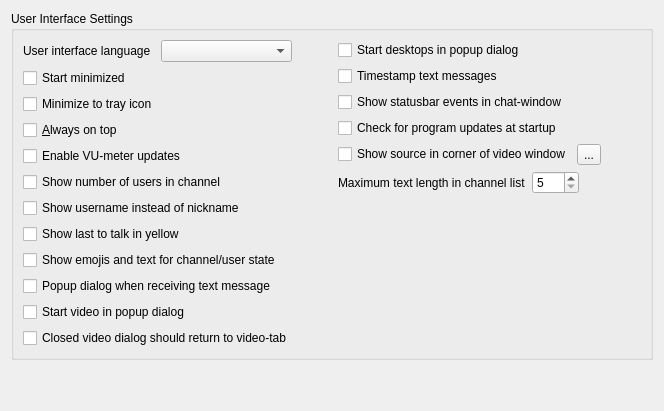
     <widget class="QWidget" name="displayTab">
      <attribute name="title">
       <string>Display</string>
      </attribute>
      <layout class="QVBoxLayout" name="verticalLayout_9">
       <item>
        <widget class="QGroupBox" name="groupBox_3">
         <property name="title">
          <string>User Interface Settings</string>
         </property>
         <layout class="QHBoxLayout" name="horizontalLayout_18">
          <item>
           <layout class="QVBoxLayout" name="verticalLayout">
            <item>
             <layout class="QHBoxLayout" name="horizontalLayout_17">
              <item>
               <widget class="QLabel" name="label_5">
                <property name="text">
                 <string>User interface language</string>
                </property>
                <property name="buddy">
                 <cstring>languageBox</cstring>
                </property>
               </widget>
              </item>
              <item>
               <widget class="QComboBox" name="languageBox"/>
              </item>
             </layout>
            </item>
            <item>
             <widget class="QCheckBox" name="startminimizedChkBox">
              <property name="text">
               <string>Start minimized</string>
              </property>
             </widget>
            </item>
            <item>
             <widget class="QCheckBox" name="trayChkBox">
              <property name="text">
               <string>Minimize to tray icon</string>
              </property>
             </widget>
            </item>
            <item>
             <widget class="QCheckBox" name="alwaysontopChkBox">
              <property name="text">
               <string>&amp;Always on top</string>
              </property>
             </widget>
            </item>
            <item>
             <widget class="QCheckBox" name="vumeterChkBox">
              <property name="text">
               <string>Enable VU-meter updates</string>
              </property>
             </widget>
            </item>
            <item>
             <widget class="QCheckBox" name="usercountChkBox">
              <property name="text">
               <string>Show number of users in channel</string>
              </property>
             </widget>
            </item>
            <item>
             <widget class="QCheckBox" name="showusernameChkBox">
              <property name="text">
               <string>Show username instead of nickname</string>
              </property>
             </widget>
            </item>
            <item>
             <widget class="QCheckBox" name="lasttalkChkBox">
              <property name="text">
               <string>Show last to talk in yellow</string>
              </property>
             </widget>
            </item>
            <item>
             <widget class="QCheckBox" name="emojiChkBox">
              <property name="text">
               <string>Show emojis and text for channel/user state</string>
              </property>
             </widget>
            </item>
            <item>
             <widget class="QCheckBox" name="msgpopupChkBox">
              <property name="text">
               <string>Popup dialog when receiving text message</string>
              </property>
             </widget>
            </item>
            <item>
             <widget class="QCheckBox" name="videodlgChkBox">
              <property name="text">
               <string>Start video in popup dialog</string>
              </property>
             </widget>
            </item>
            <item>
             <widget class="QCheckBox" name="returnvidChkBox">
              <property name="text">
               <string>Closed video dialog should return to video-tab</string>
              </property>
             </widget>
            </item>
           </layout>
          </item>
          <item>
           <spacer name="horizontalSpacer_20">
            <property name="orientation">
             <enum>Qt::Horizontal</enum>
            </property>
            <property name="sizeHint" stdset="0">
             <size>
              <width>40</width>
              <height>20</height>
             </size>
            </property>
           </spacer>
          </item>
          <item>
           <layout class="QVBoxLayout" name="verticalLayout_4">
            <item>
             <widget class="QCheckBox" name="desktopdlgChkBox">
              <property name="text">
               <string>Start desktops in popup dialog</string>
              </property>
             </widget>
            </item>
            <item>
             <widget class="QCheckBox" name="msgtimestampChkBox">
              <property name="text">
               <string>Timestamp text messages</string>
              </property>
             </widget>
            </item>
            <item>
             <widget class="QCheckBox" name="logstatusbarChkBox">
              <property name="text">
               <string>Show statusbar events in chat-window</string>
              </property>
             </widget>
            </item>
            <item>
             <widget class="QCheckBox" name="updatesChkBox">
              <property name="text">
               <string>Check for program updates at startup</string>
              </property>
             </widget>
            </item>
            <item>
             <layout class="QHBoxLayout" name="horizontalLayout_15">
              <property name="spacing">
               <number>6</number>
              </property>
              <item>
               <widget class="QCheckBox" name="vidtextChkBox">
                <property name="text">
                 <string>Show source in corner of video window</string>
                </property>
               </widget>
              </item>
              <item>
               <widget class="QToolButton" name="vidtextsrcToolBtn">
                <property name="text">
                 <string>...</string>
                </property>
               </widget>
              </item>
              <item>
               <spacer name="horizontalSpacer_19">
                <property name="orientation">
                 <enum>Qt::Horizontal</enum>
                </property>
                <property name="sizeHint" stdset="0">
                 <size>
                  <width>40</width>
                  <height>20</height>
                 </size>
                </property>
               </spacer>
              </item>
             </layout>
            </item>
            <item>
             <layout class="QHBoxLayout" name="horizontalLayout_16">
              <item>
               <widget class="QLabel" name="label_39">
                <property name="text">
                 <string>Maximum text length in channel list</string>
                </property>
                <property name="buddy">
                 <cstring>maxtextSpinBox</cstring>
                </property>
               </widget>
              </item>
              <item>
               <widget class="QSpinBox" name="maxtextSpinBox">
                <property name="sizePolicy">
                 <sizepolicy hsizetype="Fixed" vsizetype="Fixed">
                  <horstretch>0</horstretch>
                  <verstretch>0</verstretch>
                 </sizepolicy>
                </property>
                <property name="minimum">
                 <number>5</number>
                </property>
                <property name="maximum">
                 <number>512</number>
                </property>
               </widget>
              </item>
              <item>
               <spacer name="horizontalSpacer_18">
                <property name="orientation">
                 <enum>Qt::Horizontal</enum>
                </property>
                <property name="sizeHint" stdset="0">
                 <size>
                  <width>40</width>
                  <height>20</height>
                 </size>
                </property>
               </spacer>
              </item>
             </layout>
            </item>
            <item>
             <spacer name="verticalSpacer_8">
              <property name="orientation">
               <enum>Qt::Vertical</enum>
              </property>
              <property name="sizeHint" stdset="0">
               <size>
                <width>20</width>
                <height>40</height>
               </size>
              </property>
             </spacer>
            </item>
           </layout>
          </item>
         </layout>
        </widget>
       </item>
       <item>
        <spacer name="verticalSpacer_6">
         <property name="orientation">
          <enum>Qt::Vertical</enum>
         </property>
         <property name="sizeHint" stdset="0">
          <size>
           <width>20</width>
           <height>40</height>
          </size>
         </property>
        </spacer>
       </item>
      </layout>
     </widget>
